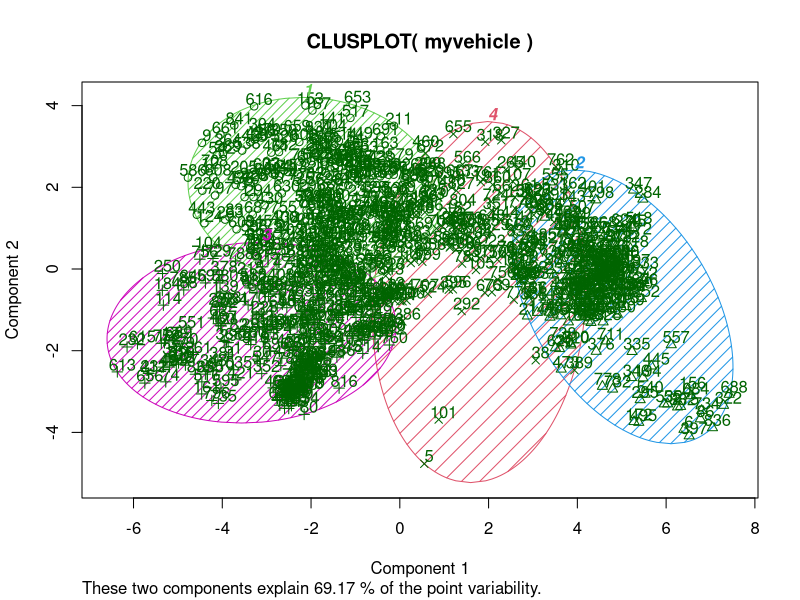
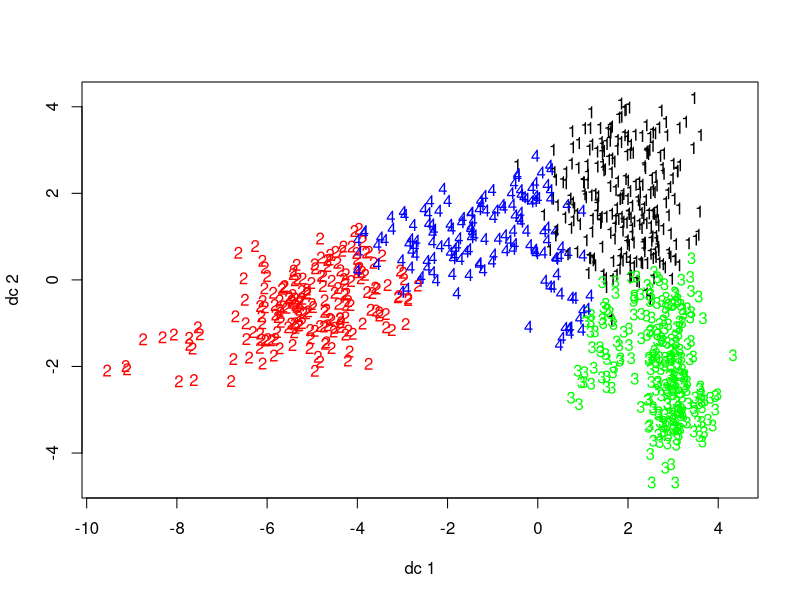
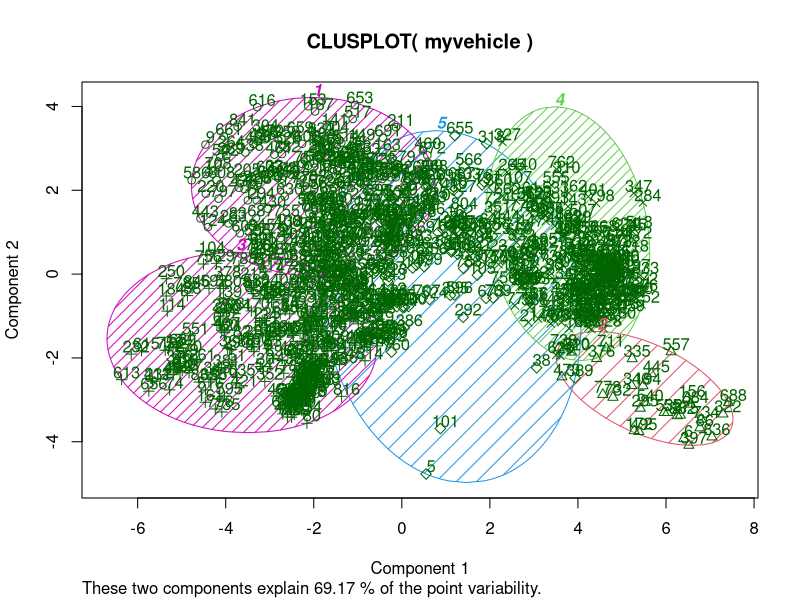
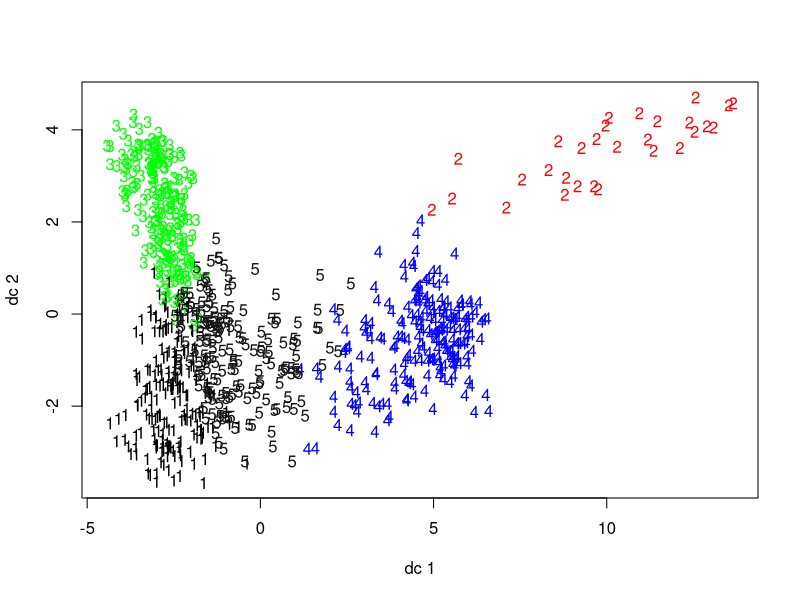
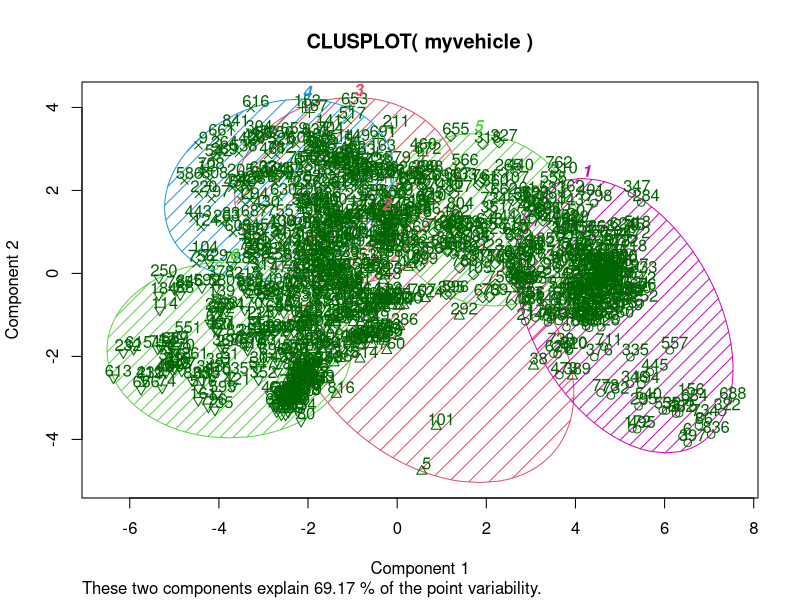
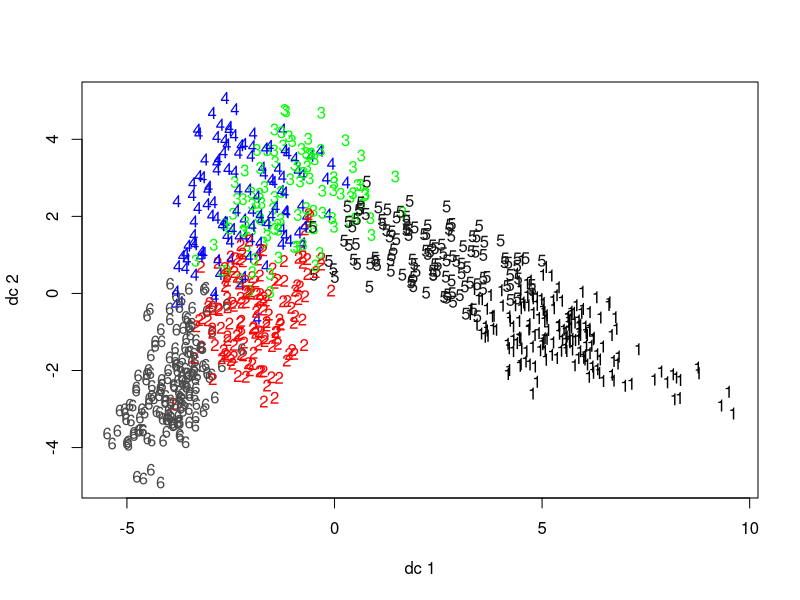
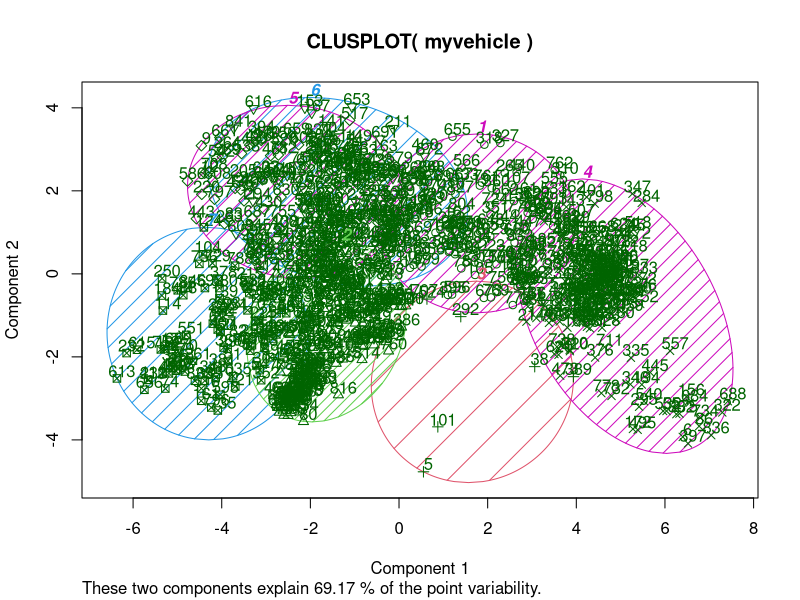
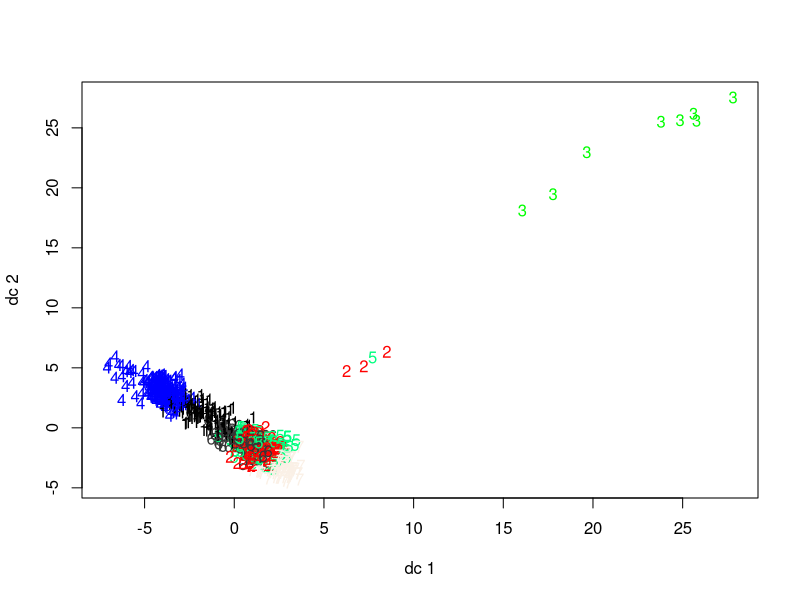

These charts were generated, in order, by the following R code:
# Amber Garner
# Nov. 14, 2016
# Clustering on vehicle.csv


# install necessary packages
install.packages("cluster")
library(cluster)
install.packages("fpc")
library(fpc)
# Load credit vehicle dataset
veh <- read.csv("vehicle.csv", header = T, sep = ",")

# View dataset
head(veh)
summary(veh)
str(veh)

# create new variable
myvehicle <- veh

# reproduce same output
set.seed(25)

# remove Class
myvehicle$Class <- NULL

# verify removal
head(myvehicle)

# scale data
myvehicle <- scale(myvehicle)

# how many of each class
summary(veh$Class)

# build cluster model with 4 clusters
kc <- kmeans(myvehicle, 4)

# print results
kc
# number observations in each cluster
kc$size

# between sum of squares
kc$betweenss

# within sum of squares
kc$tot.withinss

# number iterations
kc$iter

# cluster centers
kc$centers

# total sum of squared distances
kc$totss

# check accuracy
table(veh$Class, kc$cluster)

# how many correctly clustered 
# highest #'s from each row divided by total numbers
((65+110+104+88)/nrow(myvehicle))*100

# plot clustering
clusplot(myvehicle, kc$cluster, color=TRUE, shade=TRUE, labels=2, lines=0)

# more simple plot
plotcluster(myvehicle, kc$cluster)

# reproduce same output
set.seed(26)

# build cluster model with 5 clusters
kc5 <- kmeans(myvehicle, 5)

# number observations in each cluster
kc5$size

# between sum of squares
kc5$betweenss

# within sum of squares
kc5$tot.withinss

# number iterations
kc5$iter

# plot clustering
clusplot(myvehicle, kc5$cluster, color=TRUE, shade=TRUE, labels=2, lines=0)

# more simple plot
plotcluster(myvehicle, kc5$cluster)

# reproduce same output
set.seed(27)

# build cluster model with 6 clusters
kc6 <- kmeans(myvehicle, 6)

# number observations in each cluster
kc6$size

# between sum of squares
kc6$betweenss

# within sum of squares
kc6$tot.withinss

# number iterations
kc6$iter

# plot clustering
clusplot(myvehicle, kc6$cluster, color=TRUE, shade=TRUE, labels=2, lines=0)

# more simple plot
plotcluster(myvehicle, kc6$cluster)

# reproduce same output
set.seed(28)

# build cluster model with 7 clusters
kc7 <- kmeans(myvehicle, 7)

# number observations in each cluster
kc7$size

# between sum of squares
kc7$betweenss

# within sum of squares
kc7$tot.withinss

# number iterations
kc7$iter

# plot clustering
clusplot(myvehicle, kc7$cluster, color=TRUE, shade=TRUE, labels=2, lines=0)

# more simple plot
plotcluster(myvehicle, kc7$cluster)

# reproduce same output
set.seed(29)

# build cluster model with 3 clusters
kc3 <- kmeans(myvehicle, 3)

# number observations in each cluster
kc3$size

# between sum of squares
kc3$betweenss

# within sum of squares
kc3$tot.withinss

# number iterations
kc3$iter

# plot clustering
clusplot(myvehicle, kc3$cluster, color=TRUE, shade=TRUE, labels=2, lines=0)

# more simple plot
plotcluster(myvehicle, kc3$cluster)

# reproduce same output
set.seed(30)

# build cluster model with 8 clusters
kc8 <- kmeans(myvehicle, 8)

# number observations in each cluster
kc8$size

# between sum of squares
kc8$betweenss

# within sum of squares
kc8$tot.withinss

# number iterations
kc8$iter

# plot clustering
clusplot(myvehicle, kc8$cluster, color=TRUE, shade=TRUE, labels=2, lines=0)

# more simple plot
plotcluster(myvehicle, kc8$cluster)

# reproduce same output
set.seed(31)

# build cluster model with 8 clusters
kc2 <- kmeans(myvehicle, 2)

# number observations in each cluster
kc2$size

# between sum of squares
kc2$betweenss

# within sum of squares
kc2$tot.withinss

# number iterations
kc2$iter

# plot clustering
clusplot(myvehicle, kc2$cluster, color=TRUE, shade=TRUE, labels=2, lines=0)

# more simple plot
plotcluster(myvehicle, kc2$cluster)

# find ideal number of clusters using within sum of squares plot
kideal <- (nrow(myvehicle)-1)*sum(apply(myvehicle,2,var))
for (i in 2:15) kideal[i] <- sum(kmeans(myvehicle,centers=i)$withinss)
plot(1:15, kideal, type="b", col="red",xlab="Number of Clusters",ylab="Within groups sum of squares")
